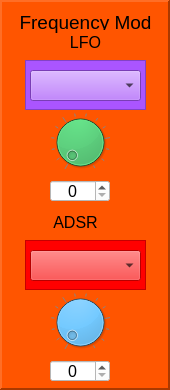
     <widget class="QFrame" name="frame_Osc2FreqMod">
      <property name="geometry">
       <rect>
        <x>190</x>
        <y>40</y>
        <width>170</width>
        <height>390</height>
       </rect>
      </property>
      <property name="styleSheet">
       <string notr="true">background-color: rgb(255, 85, 0);</string>
      </property>
      <property name="frameShape">
       <enum>QFrame::Panel</enum>
      </property>
      <property name="frameShadow">
       <enum>QFrame::Raised</enum>
      </property>
      <property name="lineWidth">
       <number>2</number>
      </property>
      <property name="midLineWidth">
       <number>2</number>
      </property>
      <widget class="QLabel" name="label_25">
       <property name="geometry">
        <rect>
         <x>10</x>
         <y>10</y>
         <width>151</width>
         <height>25</height>
        </rect>
       </property>
       <property name="font">
        <font>
         <pointsize>14</pointsize>
        </font>
       </property>
       <property name="text">
        <string>Frequency Mod</string>
       </property>
       <property name="alignment">
        <set>Qt::AlignCenter</set>
       </property>
      </widget>
      <widget class="QLabel" name="label_26">
       <property name="geometry">
        <rect>
         <x>50</x>
         <y>210</y>
         <width>51</width>
         <height>25</height>
        </rect>
       </property>
       <property name="font">
        <font>
         <pointsize>12</pointsize>
        </font>
       </property>
       <property name="text">
        <string>ADSR</string>
       </property>
       <property name="alignment">
        <set>Qt::AlignCenter</set>
       </property>
      </widget>
      <widget class="QLabel" name="label_27">
       <property name="geometry">
        <rect>
         <x>60</x>
         <y>30</y>
         <width>51</width>
         <height>25</height>
        </rect>
       </property>
       <property name="font">
        <font>
         <pointsize>12</pointsize>
        </font>
       </property>
       <property name="text">
        <string>LFO</string>
       </property>
       <property name="alignment">
        <set>Qt::AlignCenter</set>
       </property>
      </widget>
      <widget class="QComboBox" name="comboBox_Osc2FreqModLFO">
       <property name="geometry">
        <rect>
         <x>30</x>
         <y>70</y>
         <width>111</width>
         <height>31</height>
        </rect>
       </property>
       <property name="font">
        <font>
         <pointsize>10</pointsize>
        </font>
       </property>
       <property name="focusPolicy">
        <enum>Qt::NoFocus</enum>
       </property>
       <property name="styleSheet">
        <string notr="true">
border-color: rgb(0, 0, 0);
background-color: rgb(170, 85, 255);
</string>
       </property>
       <property name="currentText">
        <string/>
       </property>
       <property name="currentIndex">
        <number>-1</number>
       </property>
       <property name="maxVisibleItems">
        <number>10</number>
       </property>
      </widget>
      <widget class="QComboBox" name="comboBox_Osc2FreqModAdsr">
       <property name="geometry">
        <rect>
         <x>30</x>
         <y>250</y>
         <width>111</width>
         <height>31</height>
        </rect>
       </property>
       <property name="font">
        <font>
         <pointsize>10</pointsize>
        </font>
       </property>
       <property name="focusPolicy">
        <enum>Qt::NoFocus</enum>
       </property>
       <property name="styleSheet">
        <string notr="true">
border-color: rgb(0, 0, 0);
background-color: rgb(255, 0, 0);
</string>
       </property>
       <property name="currentText">
        <string/>
       </property>
       <property name="currentIndex">
        <number>-1</number>
       </property>
       <property name="maxVisibleItems">
        <number>10</number>
       </property>
      </widget>
      <widget class="QDial" name="dial_Osc2FreqModLFOLevel">
       <property name="geometry">
        <rect>
         <x>50</x>
         <y>110</y>
         <width>60</width>
         <height>64</height>
        </rect>
       </property>
       <property name="focusPolicy">
        <enum>Qt::NoFocus</enum>
       </property>
       <property name="styleSheet">
        <string notr="true">background-color: rgb(22, 207, 75);</string>
       </property>
       <property name="maximum">
        <number>100</number>
       </property>
       <property name="value">
        <number>0</number>
       </property>
       <property name="wrapping">
        <bool>false</bool>
       </property>
       <property name="notchTarget">
        <double>8.000000000000000</double>
       </property>
       <property name="notchesVisible">
        <bool>true</bool>
       </property>
      </widget>
      <widget class="QDial" name="dial_Osc2FreqModAdsrLevel">
       <property name="geometry">
        <rect>
         <x>50</x>
         <y>290</y>
         <width>60</width>
         <height>64</height>
        </rect>
       </property>
       <property name="focusPolicy">
        <enum>Qt::NoFocus</enum>
       </property>
       <property name="styleSheet">
        <string notr="true">background-color: rgb(57, 176, 255);</string>
       </property>
       <property name="maximum">
        <number>100</number>
       </property>
       <property name="value">
        <number>0</number>
       </property>
       <property name="wrapping">
        <bool>false</bool>
       </property>
       <property name="notchTarget">
        <double>8.000000000000000</double>
       </property>
       <property name="notchesVisible">
        <bool>true</bool>
       </property>
      </widget>
      <widget class="QSpinBox" name="spinBox_Osc2FreqModAdsrLevel">
       <property name="geometry">
        <rect>
         <x>50</x>
         <y>360</y>
         <width>60</width>
         <height>22</height>
        </rect>
       </property>
       <property name="font">
        <font>
         <pointsize>12</pointsize>
        </font>
       </property>
       <property name="focusPolicy">
        <enum>Qt::NoFocus</enum>
       </property>
       <property name="styleSheet">
        <string notr="true">background-color: rgb(255, 255, 255);</string>
       </property>
       <property name="alignment">
        <set>Qt::AlignCenter</set>
       </property>
       <property name="readOnly">
        <bool>false</bool>
       </property>
       <property name="accelerated">
        <bool>true</bool>
       </property>
       <property name="maximum">
        <number>100</number>
       </property>
       <property name="value">
        <number>0</number>
       </property>
      </widget>
      <widget class="QSpinBox" name="spinBox_Osc2FreqModLfoLevel">
       <property name="geometry">
        <rect>
         <x>50</x>
         <y>180</y>
         <width>60</width>
         <height>22</height>
        </rect>
       </property>
       <property name="font">
        <font>
         <pointsize>12</pointsize>
        </font>
       </property>
       <property name="focusPolicy">
        <enum>Qt::NoFocus</enum>
       </property>
       <property name="styleSheet">
        <string notr="true">background-color: rgb(255, 255, 255);</string>
       </property>
       <property name="alignment">
        <set>Qt::AlignCenter</set>
       </property>
       <property name="readOnly">
        <bool>false</bool>
       </property>
       <property name="accelerated">
        <bool>true</bool>
       </property>
       <property name="maximum">
        <number>100</number>
       </property>
       <property name="value">
        <number>0</number>
       </property>
      </widget>
      <widget class="QFrame" name="frame_15">
       <property name="geometry">
        <rect>
         <x>25</x>
         <y>60</y>
         <width>121</width>
         <height>50</height>
        </rect>
       </property>
       <property name="styleSheet">
        <string notr="true">background-color: rgb(170, 85, 255);</string>
       </property>
       <property name="frameShape">
        <enum>QFrame::StyledPanel</enum>
       </property>
       <property name="frameShadow">
        <enum>QFrame::Raised</enum>
       </property>
      </widget>
      <widget class="QFrame" name="frame_21">
       <property name="geometry">
        <rect>
         <x>25</x>
         <y>240</y>
         <width>121</width>
         <height>50</height>
        </rect>
       </property>
       <property name="styleSheet">
        <string notr="true">background-color: rgb(255, 0, 0);</string>
       </property>
       <property name="frameShape">
        <enum>QFrame::StyledPanel</enum>
       </property>
       <property name="frameShadow">
        <enum>QFrame::Raised</enum>
       </property>
      </widget>
      <zorder>frame_21</zorder>
      <zorder>frame_15</zorder>
      <zorder>label_25</zorder>
      <zorder>label_26</zorder>
      <zorder>label_27</zorder>
      <zorder>comboBox_Osc2FreqModLFO</zorder>
      <zorder>comboBox_Osc2FreqModAdsr</zorder>
      <zorder>dial_Osc2FreqModLFOLevel</zorder>
      <zorder>dial_Osc2FreqModAdsrLevel</zorder>
      <zorder>spinBox_Osc2FreqModAdsrLevel</zorder>
      <zorder>spinBox_Osc2FreqModLfoLevel</zorder>
     </widget>
